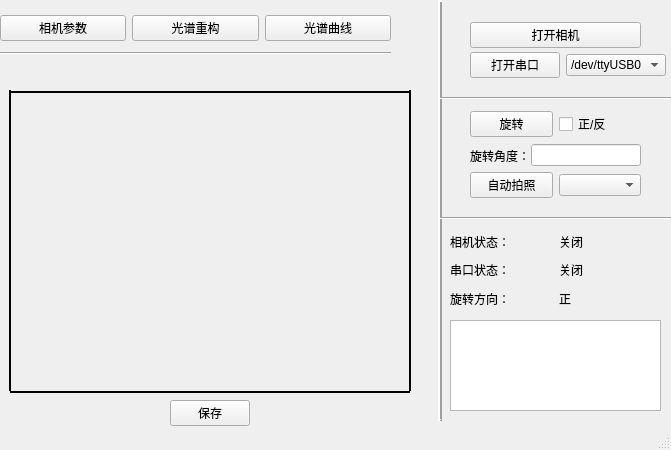
<?xml version="1.0" encoding="UTF-8"?>
<ui version="4.0">
 <class>MainWindow</class>
 <widget class="QMainWindow" name="MainWindow">
  <property name="geometry">
   <rect>
    <x>0</x>
    <y>0</y>
    <width>671</width>
    <height>450</height>
   </rect>
  </property>
  <property name="windowTitle">
   <string>MainWindow</string>
  </property>
  <property name="tabShape">
   <enum>QTabWidget::Triangular</enum>
  </property>
  <widget class="QWidget" name="centralwidget">
   <widget class="QWidget" name="verticalLayoutWidget">
    <property name="geometry">
     <rect>
      <x>0</x>
      <y>10</y>
      <width>391</width>
      <height>51</height>
     </rect>
    </property>
    <layout class="QVBoxLayout" name="verticalLayout">
     <item>
      <layout class="QHBoxLayout" name="horizontalLayout">
       <item>
        <widget class="QPushButton" name="camera_info_button">
         <property name="text">
          <string>相机参数</string>
         </property>
        </widget>
       </item>
       <item>
        <widget class="QPushButton" name="construct_button">
         <property name="text">
          <string>光谱重构</string>
         </property>
        </widget>
       </item>
       <item>
        <widget class="QPushButton" name="spectral_curve_button">
         <property name="text">
          <string>光谱曲线</string>
         </property>
        </widget>
       </item>
      </layout>
     </item>
     <item>
      <widget class="Line" name="line">
       <property name="orientation">
        <enum>Qt::Horizontal</enum>
       </property>
      </widget>
     </item>
    </layout>
   </widget>
   <widget class="QLabel" name="camera_image_label">
    <property name="geometry">
     <rect>
      <x>10</x>
      <y>90</y>
      <width>375</width>
      <height>300</height>
     </rect>
    </property>
    
    <property name="text">
     <string/>
    </property>
   </widget>
   <widget class="Line" name="line_3">
    <property name="geometry">
     <rect>
      <x>10</x>
      <y>90</y>
      <width>400</width>
      <height>5</height>
     </rect>
    </property>
    <property name="frameShadow">
     <enum>QFrame::Plain</enum>
    </property>
    <property name="lineWidth">
     <number>2</number>
    </property>
    <property name="orientation">
     <enum>Qt::Horizontal</enum>
    </property>
   </widget>
   <widget class="Line" name="line_4">
    <property name="geometry">
     <rect>
      <x>10</x>
      <y>390</y>
      <width>400</width>
      <height>5</height>
     </rect>
    </property>
    <property name="frameShadow">
     <enum>QFrame::Plain</enum>
    </property>
    <property name="lineWidth">
     <number>2</number>
    </property>
    <property name="orientation">
     <enum>Qt::Horizontal</enum>
    </property>
   </widget>
   <widget class="Line" name="line_5">
    <property name="geometry">
     <rect>
      <x>400</x>
      <y>90</y>
      <width>20</width>
      <height>301</height>
     </rect>
    </property>
    <property name="frameShadow">
     <enum>QFrame::Plain</enum>
    </property>
    <property name="lineWidth">
     <number>2</number>
    </property>
    <property name="orientation">
     <enum>Qt::Vertical</enum>
    </property>
   </widget>
   <widget class="Line" name="line_6">
    <property name="geometry">
     <rect>
      <x>0</x>
      <y>90</y>
      <width>20</width>
      <height>301</height>
     </rect>
    </property>
    <property name="frameShadow">
     <enum>QFrame::Plain</enum>
    </property>
    <property name="lineWidth">
     <number>2</number>
    </property>
    <property name="orientation">
     <enum>Qt::Vertical</enum>
    </property>
   </widget>
   <widget class="Line" name="line_7">
    <property name="geometry">
     <rect>
      <x>430</x>
      <y>0</y>
      <width>20</width>
      <height>421</height>
     </rect>
    </property>
    <property name="frameShadow">
     <enum>QFrame::Raised</enum>
    </property>
    <property name="lineWidth">
     <number>2</number>
    </property>
    <property name="orientation">
     <enum>Qt::Vertical</enum>
    </property>
   </widget>
   <widget class="QPlainTextEdit" name="info_text_edit">
    <property name="geometry">
     <rect>
      <x>450</x>
      <y>320</y>
      <width>211</width>
      <height>91</height>
     </rect>
    </property>
   </widget>
   <widget class="QWidget" name="horizontalLayoutWidget">
    <property name="geometry">
     <rect>
      <x>470</x>
      <y>20</y>
      <width>171</width>
      <height>31</height>
     </rect>
    </property>
    <layout class="QHBoxLayout" name="horizontalLayout_2">
     <item>
      <widget class="QPushButton" name="openCameraButton">
       <property name="text">
        <string>打开相机</string>
       </property>
      </widget>
     </item>
    </layout>
   </widget>
   <widget class="QWidget" name="horizontalLayoutWidget_2">
    <property name="geometry">
     <rect>
      <x>470</x>
      <y>50</y>
      <width>196</width>
      <height>31</height>
     </rect>
    </property>
    <layout class="QHBoxLayout" name="horizontalLayout_3">
     <item>
      <widget class="QPushButton" name="open_com_button">
       <property name="text">
        <string>打开串口</string>
       </property>
      </widget>
     </item>
     <item>
      <widget class="QComboBox" name="comboBox">
       <item>
        <property name="text">
         <string>/dev/ttyUSB0</string>
        </property>
       </item>
       <item>
        <property name="text">
         <string>/dev/ttyUSB1</string>
        </property>
       </item>
       <item>
        <property name="text">
         <string>/dev/ttyUSB2</string>
        </property>
       </item>
      </widget>
     </item>
    </layout>
   </widget>
   <widget class="QWidget" name="horizontalLayoutWidget_3">
    <property name="geometry">
     <rect>
      <x>470</x>
      <y>110</y>
      <width>171</width>
      <height>28</height>
     </rect>
    </property>
    <layout class="QHBoxLayout" name="horizontalLayout_4">
     <item>
      <widget class="QPushButton" name="rot_button">
       <property name="text">
        <string>旋转</string>
       </property>
      </widget>
     </item>
     <item>
      <widget class="QCheckBox" name="dir_checkbox">
       <property name="text">
        <string>正/反</string>
       </property>
      </widget>
     </item>
    </layout>
   </widget>
   <widget class="QPushButton" name="save_button">
    <property name="geometry">
     <rect>
      <x>170</x>
      <y>400</y>
      <width>80</width>
      <height>26</height>
     </rect>
    </property>
    <property name="text">
     <string>保存</string>
    </property>
   </widget>
   <widget class="QWidget" name="horizontalLayoutWidget_4">
    <property name="geometry">
     <rect>
      <x>470</x>
      <y>140</y>
      <width>171</width>
      <height>31</height>
     </rect>
    </property>
    <layout class="QHBoxLayout" name="horizontalLayout_5">
     <property name="spacing">
      <number>1</number>
     </property>
     <item>
      <widget class="QLabel" name="angle_label">
       <property name="text">
        <string>旋转角度：</string>
       </property>
      </widget>
     </item>
     <item>
      <widget class="QLineEdit" name="angle_line_edit"/>
     </item>
    </layout>
   </widget>
   <widget class="QWidget" name="horizontalLayoutWidget_5">
    <property name="geometry">
     <rect>
      <x>470</x>
      <y>170</y>
      <width>171</width>
      <height>31</height>
     </rect>
    </property>
    <layout class="QHBoxLayout" name="horizontalLayout_6">
     <item>
      <widget class="QPushButton" name="auto_button">
       <property name="text">
        <string>自动拍照</string>
       </property>
      </widget>
     </item>
     <item>
      <widget class="QComboBox" name="auto_box"/>
     </item>
    </layout>
   </widget>
   <widget class="Line" name="line_2">
    <property name="geometry">
     <rect>
      <x>440</x>
      <y>90</y>
      <width>231</width>
      <height>16</height>
     </rect>
    </property>
    <property name="orientation">
     <enum>Qt::Horizontal</enum>
    </property>
   </widget>
   <widget class="Line" name="line_8">
    <property name="geometry">
     <rect>
      <x>440</x>
      <y>210</y>
      <width>231</width>
      <height>16</height>
     </rect>
    </property>
    <property name="orientation">
     <enum>Qt::Horizontal</enum>
    </property>
   </widget>
   <widget class="QWidget" name="verticalLayoutWidget_2">
    <property name="geometry">
     <rect>
      <x>450</x>
      <y>230</y>
      <width>211</width>
      <height>80</height>
     </rect>
    </property>
    <layout class="QVBoxLayout" name="verticalLayout_2">
     <item>
      <layout class="QHBoxLayout" name="horizontalLayout_9">
       <item>
        <widget class="QLabel" name="camera_label">
         <property name="text">
          <string>相机状态：</string>
         </property>
        </widget>
       </item>
       <item>
        <widget class="QLabel" name="camera_status">
         <property name="text">
          <string>关闭</string>
         </property>
        </widget>
       </item>
      </layout>
     </item>
     <item>
      <layout class="QHBoxLayout" name="horizontalLayout_8">
       <item>
        <widget class="QLabel" name="com_label">
         <property name="text">
          <string>串口状态：</string>
         </property>
        </widget>
       </item>
       <item>
        <widget class="QLabel" name="com_status">
         <property name="text">
          <string>关闭</string>
         </property>
        </widget>
       </item>
      </layout>
     </item>
     <item>
      <layout class="QHBoxLayout" name="horizontalLayout_7">
       <item>
        <widget class="QLabel" name="zhengfan_label">
         <property name="text">
          <string>旋转方向：</string>
         </property>
        </widget>
       </item>
       <item>
        <widget class="QLabel" name="zhengfan_stauts">
         <property name="text">
          <string>正</string>
         </property>
        </widget>
       </item>
      </layout>
     </item>
    </layout>
   </widget>
  </widget>
  <widget class="QStatusBar" name="statusbar"/>
 </widget>
 <resources/>
 <connections/>
</ui>
